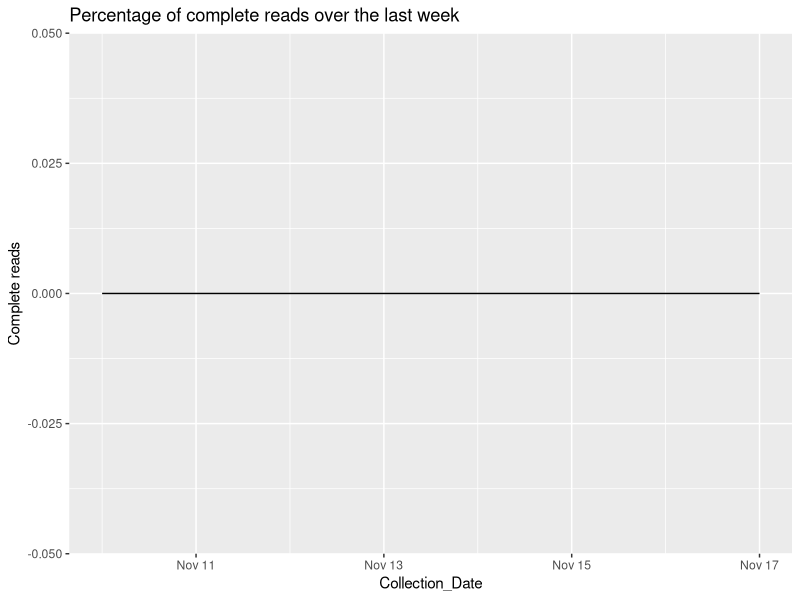

Write the R code that produced this figure. (Note: this script raises an error after producing the figure.)
## ---- chunk 1
knitr::opts_chunk$set(echo = TRUE)
library(dplyr)
library(ggplot2)
library(lubridate)
library(tidyr)
library(stringr)
library(zoo)

## ---- chunk 2
#Global Variables
#Dataframe for the last week
start_date <- (date(Sys.Date())-8)
end_date <- date(Sys.Date()-1)  # yesterdays's date

Last_week <- data.frame(seq(start_date, end_date, "days")) |>
            mutate(Collection_Date= seq.start_date..end_date...days..)

dams  <- c("Avon Dam",
                      "Blue Mountains Dams",
                      "Cataract Dam",
                      "Cordeaux Dam",
                      "Fitzroy Falls Reservoir",
                      "Nepean Dam",
                      "Prospect Reservoir",
                      "Tallowa Dam",
                      "Warragamba Dam",
                      "Wingecarribee Reservoir",
                      "Woronora Dam"

                      )
#Graph Global variables
chart_col_count = 2


Custom_theme = theme(
   #legend.key.height = unit(0.5, "cm"),  # Change height
   #legend.key.width = unit(0.01, "cm"),    # Change width
   legend.position = "top"
  ) 

#For the forecast day zeros and spillover days a colour grading for each
#A
forecast_colour_grading <- c(
  "#3c9c00", "#749200", "#a08300", "#c66e00", "#e74e00", "#ff1235"
)

Forecast_levels    <-   c("Estimated_Day_zero_daily_depletion_rate", 
                    "Estimated_spillover_day_daily_capacity_rate",
                    "Estimated_Day_zero_weekly_depletion_rate", 
                    "Estimated_spillover_day_weekly_capacity_rate",
                    "Estimated_Day_zero_monthly_depletion_rate", 
                    "Estimated_spillover_day_monthly_capacity_rate",
                    "Estimated_Day_zero_60day_depletion_rate", 
                    "Estimated_spillover_day_60day_capacity_rate",
                    "Estimated_Day_zero_90day_depletion_rate", 
                    "Estimated_spillover_day_90day_capacity_rate",
                    "Estimated_Day_zero_120day_depletion_rate", 
                    "Estimated_spillover_day_120day_capacity_rate", 
                    "Historic Data")


#Data From scraped files
all_readings <- read.csv("Daily_Dam_Readings_Greater_Sydney.csv") |>                     
                mutate(Collection_Date = date(Collection_Date))


#Scraper performance over teh last week
disinct_readings_count <- all_readings |> 
                    group_by() |> count(Collection_Date) |>
                    mutate(`Complete reads` = (n / 14)*100) 


#Percentage of complete reads for the last week
last_week_performance <- Last_week |>
                       left_join(disinct_readings_count, by="Collection_Date") |> 
                       mutate(`Complete reads` = case_when(
                         is.na(`Complete reads`) ~ 0,
                         TRUE ~ `Complete reads`
                       ))

Percentage_Of_complete_daily_reads <- ggplot(last_week_performance, aes(Collection_Date, `Complete reads`))+
                            geom_line()+
                            ggtitle("Percentage of complete reads over the last week")


#Decay rate of dams by day by weekly average
all_readings_df <- all_readings |>
                  #Filter the data for the dams
                    mutate(data_classifier = case_when(
                      Variable %in% dams ~ "Dams",
                      TRUE ~ "Summaries"
                    )) |> 
  
                  #Filter for the dams dataset and remove the percentages
                    filter(data_classifier == "Dams") |>
                    mutate(daily_value = as.numeric(sub("%", "", daily_value))) |>
                    group_by(Variable) |> 
                #Calculate the rate of change by fixed time periods
                    mutate(daily__volume_change = as.numeric(daily_value) - as.numeric(lag(x= daily_value, n= 1)))|>    
                    mutate(Avg_Rolling_weekly_volume_change = (as.numeric(daily_value) - as.numeric(rollmean(daily_value, k=7)))/7) |>
                    mutate(Avg_Rolling_monthly_volume_change = (as.numeric(daily_value) - as.numeric(rollmean(daily_value, k=30)))/30) |> 
                    mutate(Avg_Rolling_60day_volume_change = (as.numeric(daily_value) - as.numeric(rollmean(daily_value, k=60)))/60) |> 
                    mutate(Avg_Rolling_90day_volume_change = (as.numeric(daily_value) - as.numeric(rollmean(daily_value, k=90)))/90) |> 
                    mutate(Avg_Rolling_120day_volume_change = (as.numeric(daily_value) - as.numeric(rollmean(daily_value, k=120)))/120) |> 
              #Depletion Rates
                  #Daily rate of change
                      mutate(Days_to_zero_at_daily_depletion_rate = case_when(
                        daily__volume_change >= 0 ~ NA,
                        daily__volume_change < 0 ~ days(round(abs((daily_value / daily__volume_change))))
                      )) |> 
                    #weekly depletion rate
                      mutate(Days_to_zero_at_weekly_depletion_rate = case_when(
                        Avg_Rolling_weekly_volume_change >= 0 ~ NA,
                        Avg_Rolling_weekly_volume_change < 0 ~  days(round(abs((daily_value / Avg_Rolling_weekly_volume_change))))
                      )) |> 
                    #Monthly depletion rate
                      mutate(Days_to_zero_at_monthly_depletion_rate = case_when(
                        Avg_Rolling_monthly_volume_change >= 0 ~ NA,
                        Avg_Rolling_monthly_volume_change < 0 ~  days(round(abs((daily_value / Avg_Rolling_monthly_volume_change))))
                      )) |>
                    #60 Day depletion rate
                      mutate(Days_to_zero_at_60day_depletion_rate = case_when(
                        Avg_Rolling_60day_volume_change >= 0 ~ NA,
                        Avg_Rolling_60day_volume_change < 0 ~  days(round(abs((daily_value / Avg_Rolling_60day_volume_change))))
                      ))|>
                    #90 Day depletion rate
                      mutate(Days_to_zero_at_90day_depletion_rate = case_when(
                        Avg_Rolling_90day_volume_change >= 0 ~ NA,
                        Avg_Rolling_90day_volume_change < 0 ~  days(round(abs((daily_value / Avg_Rolling_90day_volume_change))))
                      )) |>
                    #120 Day depletion rate
                      mutate(Days_to_zero_at_120day_depletion_rate = case_when(
                        Avg_Rolling_120day_volume_change >= 0 ~ NA,
                        Avg_Rolling_120day_volume_change < 0 ~  days(round(abs((daily_value / Avg_Rolling_120day_volume_change))))
                      )) |>
              #Capacity Rates 
                    #Daily rate of change
                      mutate(Days_to_full_at_daily_capacity_rate = case_when(
                        daily__volume_change > 0 ~ days(round(abs(((100-daily_value) / daily__volume_change)))),
                        daily__volume_change <= 0 ~ NA
                      )) |>
                    #weekly rate of change
                      mutate(Days_to_full_at_weekly_capacity_rate = case_when(
                        Avg_Rolling_weekly_volume_change > 0 ~ days(round(abs(((100-daily_value) / Avg_Rolling_weekly_volume_change)))),
                        Avg_Rolling_weekly_volume_change <= 0 ~ NA
                      )) |>
                    #Monthly rate of change
                      mutate(Days_to_full_at_monthly_capacity_rate = case_when(
                        Avg_Rolling_monthly_volume_change > 0 ~ days(round(abs(((100-daily_value) / Avg_Rolling_monthly_volume_change)))),
                        Avg_Rolling_monthly_volume_change <= 0 ~ NA
                      )) |>
                    #60 Day depletion rate
                      mutate(Days_to_full_at_60day_capacity_rate = case_when(
                        Avg_Rolling_60day_volume_change > 0 ~ days(round(abs(((100-daily_value) / Avg_Rolling_60day_volume_change)))),
                        Avg_Rolling_60day_volume_change <= 0 ~ NA
                      )) |>  
                    #90 Day depletion rate
                      mutate(Days_to_full_at_90day_capacity_rate = case_when(
                        Avg_Rolling_90day_volume_change > 0 ~ days(round(abs(((100-daily_value) / Avg_Rolling_90day_volume_change)))),
                        Avg_Rolling_90day_volume_change <= 0 ~ NA
                      )) |>  
                    #120 day depletion rate
                      mutate(Days_to_full_at_120day_capacity_rate = case_when(
                        Avg_Rolling_120day_volume_change > 0 ~ days(round(abs(((100-daily_value) / Avg_Rolling_120day_volume_change)))),
                        Avg_Rolling_120day_volume_change <= 0 ~ NA
                      )) |>
                  #For each of the 12 dates, what is the forecast date the dam will spill or deplete?
                      #For Depletion rates;
                        #daily Depletion rate:
                          mutate(Estimated_Day_zero_daily_depletion_rate = Days_to_zero_at_daily_depletion_rate + Collection_Date) |>
                          mutate(Estimated_Day_zero_weekly_depletion_rate = Days_to_zero_at_weekly_depletion_rate + Collection_Date) |>
                          mutate(Estimated_Day_zero_monthly_depletion_rate = Days_to_zero_at_monthly_depletion_rate + Collection_Date) |>
                          mutate(Estimated_Day_zero_60day_depletion_rate = Days_to_zero_at_60day_depletion_rate + Collection_Date) |>
                          mutate(Estimated_Day_zero_90day_depletion_rate = Days_to_zero_at_90day_depletion_rate + Collection_Date) |>
                          mutate(Estimated_Day_zero_120day_depletion_rate = Days_to_zero_at_120day_depletion_rate + Collection_Date) |>
                        #Daily capacity rates:
                          mutate(Estimated_spillover_day_daily_capacity_rate = Days_to_full_at_daily_capacity_rate + Collection_Date) |>
                          mutate(Estimated_spillover_day_weekly_capacity_rate = Days_to_full_at_weekly_capacity_rate + Collection_Date) |>
                          mutate(Estimated_spillover_day_monthly_capacity_rate = Days_to_full_at_monthly_capacity_rate + Collection_Date) |>
                          mutate(Estimated_spillover_day_60day_capacity_rate = Days_to_full_at_60day_capacity_rate + Collection_Date) |>
                          mutate(Estimated_spillover_day_90day_capacity_rate = Days_to_full_at_90day_capacity_rate + Collection_Date) |>  
                          mutate(Estimated_spillover_day_120day_capacity_rate = Days_to_full_at_120day_capacity_rate + Collection_Date) 

#Shorten the dataset to join to the chart
Historic_dataset<- all_readings_df |>
  filter(Collection_Date != date(Sys.Date())) |>
  mutate(`Forecast Type` = "Historic Data") |>
  mutate(`Date Type` = "Historic Data") |>
  rename(Date = Collection_Date) |> 
  mutate(Dam_level_range = "Historic Data") |>
  mutate(Dam_Level_Values = daily_value) |>
  select(Variable,`Forecast Type`, `Date Type`, Date, Dam_level_range, Dam_Level_Values)
                  
  #Subset series
  Yesterdays_Forecast <- all_readings_df |>
  select(Variable,Collection_Date, daily_value,
          Estimated_Day_zero_daily_depletion_rate, Estimated_spillover_day_daily_capacity_rate,
          Estimated_Day_zero_weekly_depletion_rate, Estimated_spillover_day_weekly_capacity_rate,
          Estimated_Day_zero_monthly_depletion_rate, Estimated_spillover_day_monthly_capacity_rate,
          Estimated_Day_zero_60day_depletion_rate, Estimated_spillover_day_60day_capacity_rate,
          Estimated_Day_zero_90day_depletion_rate, Estimated_spillover_day_90day_capacity_rate,
          Estimated_Day_zero_120day_depletion_rate, Estimated_spillover_day_120day_capacity_rate) |>
  filter(Collection_Date == end_date)|>
    pivot_longer(cols = starts_with("Estimated"),
                 names_to = "Forecast Type",
                 values_to = "Key Date"
                 ) |>
    mutate(Forecast_value = case_when(
      str_detect(`Forecast Type`, "Day_zero") ~ 0,
      str_detect(`Forecast Type`, "spillover_day") ~ 100,
      TRUE ~ 500
    ))
  
Yesterdays_Forecast_Graph_data <-Yesterdays_Forecast |>
  pivot_longer(
    cols = c("Collection_Date", "Key Date"),
    names_to = "Date Type",
    values_to = "Date"
  ) |>
  pivot_longer(
    cols = c("daily_value", "Forecast_value"),
    names_to  = "Dam_level_range",
    values_to = "Dam_Level_Values"
  ) |> filter(!is.na(Date)) |> 
  #The pivot longer matches the permutations - we want to remove them
    filter(`Date Type` != "Collection_Date" & Dam_level_range == "Forecast_value" |
           `Date Type` == "Collection_Date" & Dam_level_range == "daily_value" ) |>
    rbind(Historic_dataset) |>
  #Adding levels so that i can match the colours in the charts
  mutate(`Forecast Type` = factor(`Forecast Type`)) |>
  mutate(`Forecast Type` = fct_recode(`Forecast Type`, Forecast_levels))

  
#Plot series to show the forecasts by dam
  #2025 View
gg_dam_forecast_30 <-Yesterdays_Forecast_Graph_data |>
    ggplot(aes(x= Date, y = Dam_Level_Values , colour = `Forecast Type`),)+
    geom_line()+
    xlim(c(as.Date("2023-01-01"), as.Date("2030-01-01")))+
    ylim(0,100)+
    facet_wrap(~Variable, ncol = chart_col_count)+
    theme(legend.position = "none")+
    guides(colour=guide_legend(ncol=1))

gg_dam_forecast_60 <-Yesterdays_Forecast_Graph_data |>
    ggplot(aes(x= Date, y = Dam_Level_Values , colour = `Forecast Type`),)+
    geom_line()+
  xlim(c(as.Date("2023-01-01"), as.Date("2060-01-01")))+
    ylim(0,100)+
    facet_wrap(~Variable, ncol = chart_col_count)+
    Custom_theme+
    guides(colour=guide_legend(ncol=1))
  
## ---- chunk 3
## How has the scraper performed over the last week?
# Testing next to see if its deployed in the markdown on deploy

Percentage_Of_complete_daily_reads


## ---- chunk 4
#Based on a 120 day rolling average what date is warragamba likely to overflow or hit zero.
gg_dam_forecast_60
gg_dam_forecast_30
